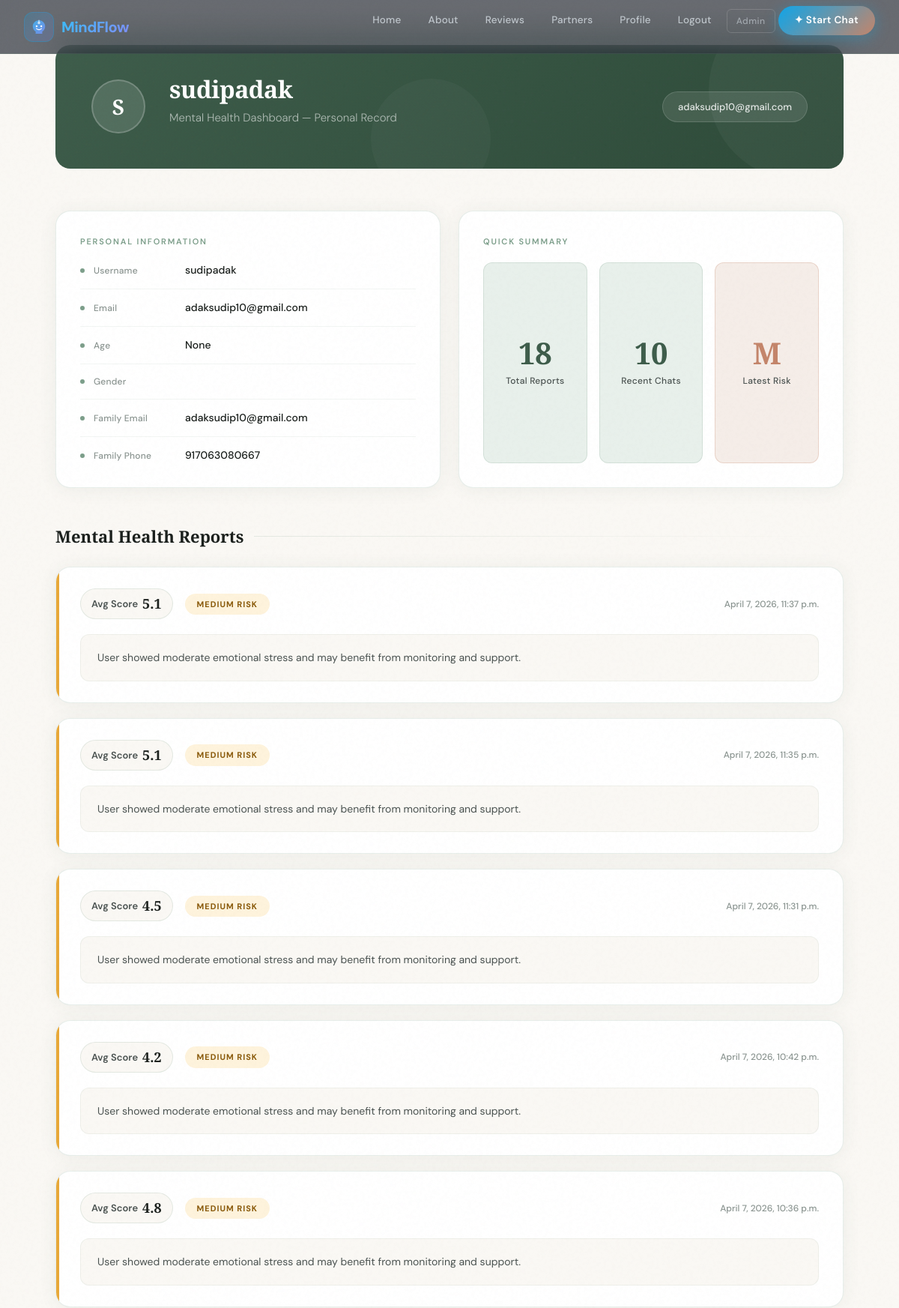
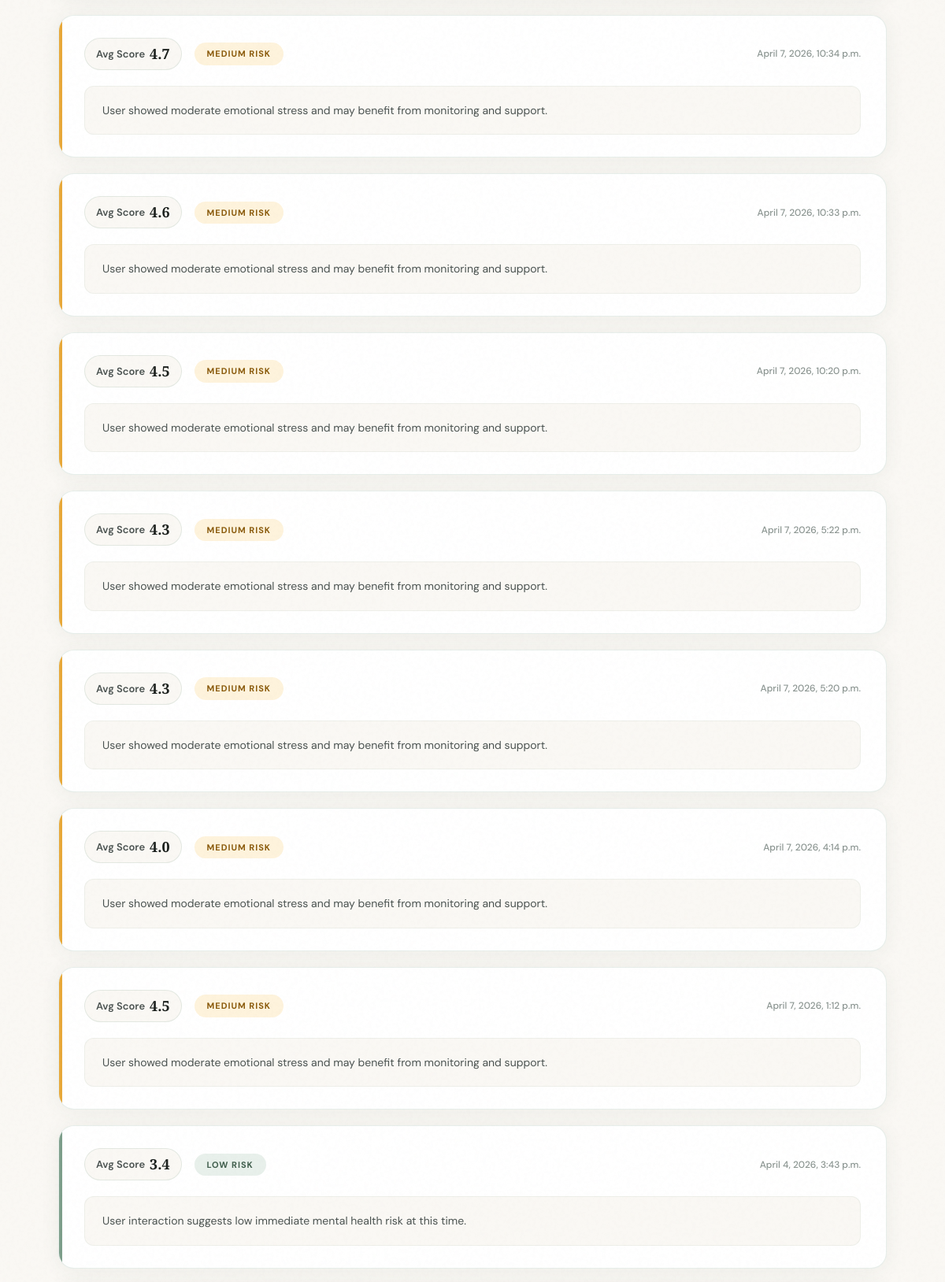
Screenshot of /profile/ (signed in, upper part) with the database file from the repository (2 pictures, top to bottom).
### chatbot/models.py (models this page shows, shortened)
class UserProfile(models.Model):
    user = models.OneToOneField(User, on_delete=models.CASCADE)
    age = models.IntegerField(null=True, blank=True)
    gender = models.CharField(max_length=10, blank=True)
    family_email = models.EmailField()
    family_phone = models.CharField(max_length=15)

class MentalHealthReport(models.Model):
    user = models.ForeignKey(User, on_delete=models.CASCADE)
    avg_score = models.FloatField()
    risk_level = models.CharField(max_length=20)
    summary = models.TextField()
    created_at = models.DateTimeField(auto_now_add=True)

### chatbot/views.py (the view)
# urls.py: path('profile/', views.profile_view, name='profile'),
def profile_view(request):
    if not request.user.is_authenticated:
        return redirect("login")
    profile, created = UserProfile.objects.get_or_create(
        user=request.user,
        defaults={
            "family_email": request.user.email or "",
            "family_phone": "",
            "gender": "",
            "carrier_gateway": "airtelmail.com",
        }
    )
    reports = MentalHealthReport.objects.filter(user=request.user).order_by("-created_at")
    chats   = ChatMessage.objects.filter(user=request.user).order_by("-created_at")[:10]
    return render(request, "profile.html", {
        "profile": profile,
        "reports": reports,
        "chats": chats
    })

### templates/profile.html (shortened to what this page needs)
{% extends "base.html" %}
{% block content %}
<div class="pw">
    <div class="pw-header">
        <div class="avatar">{{ request.user.username|first|upper }}</div>
        <div class="pw-header-text">
            <h1>{{ request.user.username }}</h1>
            <p>Mental Health Dashboard &mdash; Personal Record</p>
        </div>
        <div class="pw-header-badge">{{ request.user.email }}</div>
    </div>
    <div class="grid-2">
        <div class="card">
            <div class="card-label">Personal Information</div>
            <div class="info-grid">
                <div class="info-row">
                    <div class="info-dot"></div>
                    <div class="info-key">Username</div>
                    <div class="info-val">{{ request.user.username }}</div>
                </div>
                <div class="info-row">
                    <div class="info-dot"></div>
                    <div class="info-key">Email</div>
                    <div class="info-val">{{ request.user.email }}</div>
                </div>
                <div class="info-row">
                    <div class="info-dot"></div>
                    <div class="info-key">Age</div>
                    <div class="info-val">{{ profile.age }}</div>
                </div>
                <div class="info-row">
                    <div class="info-dot"></div>
                    <div class="info-key">Gender</div>
                </div>
                <div class="info-row">
                    <div class="info-dot"></div>
                    <div class="info-key">Family Email</div>
                    <div class="info-val">{{ profile.family_email }}</div>
                </div>
                <div class="info-row">
                    <div class="info-dot"></div>
                    <div class="info-key">Family Phone</div>
                    <div class="info-val">{{ profile.family_phone }}</div>
                </div>
            </div>
        </div>
        <div class="card">
            <div class="card-label">Quick Summary</div>
            <div class="stats-row">
                <div class="stat-block">
                    <div class="stat-num">{{ reports|length }}</div>
                    <div class="stat-label">Total Reports</div>
                </div>
                <div class="stat-block">
                    <div class="stat-num">{{ chats|length }}</div>
                    <div class="stat-label">Recent Chats</div>
                </div>
                <div class="stat-block risk-block">
                    {% if reports %}
                        <div class="stat-num">{{ reports.0.risk_level|slice:":1" }}</div>
                    {% else %}
                        <div class="stat-num">—</div>
                    {% endif %}
                    <div class="stat-label">Latest Risk</div>
                </div>
            </div>
        </div>
    </div>
    <div class="section-heading">
        <div class="section-heading-text">Mental Health Reports</div>
        <div class="section-heading-line"></div>
    </div>
    {% for report in reports %}
    <div class="report-card {% if report.risk_level == 'HIGH' %}high{% elif report.risk_level == 'MEDIUM' %}medium{% else %}low{% endif %}">
        <div class="report-top">
            <div class="score-chip">Avg Score <span>{{ report.avg_score|floatformat:1 }}</span></div>
            {% if report.risk_level == "HIGH" %}
                <span class="risk-badge risk-high">High Risk</span>
            {% elif report.risk_level == "MEDIUM" %}
                <span class="risk-badge risk-medium">Medium Risk</span>
            {% else %}
                <span class="risk-badge risk-low">Low Risk</span>
            {% endif %}
            <div class="report-date">{{ report.created_at }}</div>
        </div>
        <div class="report-body">{{ report.summary }}</div>
    </div>
    {% empty %}
    <div class="empty">
        <div class="empty-icon">📋</div>
        No reports generated yet.
    </div>
    {% endfor %}
</div>
{% endblock %}

### templates/base.html (shortened to what this page needs)
<!DOCTYPE html>
<html lang="en">
<head>
  <link href="https://cdn.jsdelivr.net/npm/bootstrap@5.3.2/dist/css/bootstrap.min.css" rel="stylesheet"/>
  <link href="https://unpkg.com/aos@2.3.4/dist/aos.css" rel="stylesheet"/>
  <link rel="stylesheet" href="https://cdn.jsdelivr.net/npm/swiper/swiper-bundle.min.css"/>
</head>
<body>
  <nav class="navbar" id="mainNavbar">
    <div class="navbar-inner">
      <a href="/" class="nav-logo">
        <div class="nav-logo-icon">
        </div>
        <span class="nav-logo-text">MindFlow</span>
      </a>
      <ul class="nav-links" id="navLinks">
        <li><a href="/">Home</a></li>
        <li><a href="/about/">About</a></li>
        <li><a href="/reviews/">Reviews</a></li>
        <li><a href="/partners/">Partners</a></li>
        {% if request.user.is_authenticated %}
        <li><a href="{% url 'profile' %}">Profile</a></li>
        <li><a href="{% url 'logout' %}">Logout</a></li>
        {% else %}
        <li><a href="{% url 'login' %}">Login</a></li>
        <li><a href="{% url 'register' %}">Register</a></li>
        {% endif %}
        <li><a href="/admin/" class="nav-admin">Admin</a></li>
        <li><a href="{% url 'chat_page' %}" class="nav-cta">✦ Start Chat</a></li>
      </ul>
    </div>
  </nav>
  {% block content %}{% endblock %}
</body>
</html>

### templates/base.html (style rules this page uses)
:root { --primary: #0ea5e9; --primary-dark: #0369a1; --accent: #818cf8; --accent2: #34d399; --deep: #050d1a; --surface: rgba(255,255,255,0.04); --surface-hover: rgba(255,255,255,0.08); --border: rgba(255,255,255,0.1); --text-primary: #f0f9ff; --text-secondary: rgba(240,249,255,0.65); --font: 'Poppins', sans-serif; --font-display: 'Playfair Display', serif; --radius: 16px; --radius-sm: 10px; --glow-primary: 0 0 40px rgba(14,165,233,0.25); --glow-accent: 0 0 40px rgba(129,140,248,0.2); }
*, *::before, *::after { box-sizing: border-box; margin: 0; padding: 0; }
html { scroll-behavior: smooth; }
body { font-family: var(--font); background: var(--deep); color: var(--text-primary); overflow-x: hidden; min-height: 100vh; }
body::after { content: ''; position: fixed; inset: 0; pointer-events: none; z-index: 9999; opacity: 0.5; }
.navbar { position: fixed; top: 0; left: 0; right: 0; z-index: 1000; padding: 0 2rem; height: 72px; display: flex; align-items: center; background: rgba(5, 13, 26, 0.6); backdrop-filter: blur(24px) saturate(180%); -webkit-backdrop-filter: blur(24px) saturate(180%); border-bottom: 1px solid var(--border); transition: all 0.4s ease; }
.navbar-inner { width: 100%; max-width: 1280px; margin: 0 auto; display: flex; align-items: center; justify-content: space-between; }
.nav-logo { display: flex; align-items: center; gap: 10px; text-decoration: none; }
.nav-logo-icon { width: 40px; height: 40px; border-radius: 12px; background: linear-gradient(135deg, rgba(14,165,233,0.2), rgba(129,140,248,0.2)); border: 1px solid rgba(14,165,233,0.3); display: flex; align-items: center; justify-content: center; font-size: 20px; }
.nav-logo-text { font-size: 20px; font-weight: 800; background: linear-gradient(135deg, #38bdf8, #818cf8); -webkit-background-clip: text; -webkit-text-fill-color: transparent; background-clip: text; letter-spacing: -0.5px; }
.nav-links { display: flex; align-items: center; gap: 4px; list-style: none; }
.nav-links a { display: inline-block; padding: 8px 16px; font-size: 13.5px; font-weight: 500; color: var(--text-secondary); text-decoration: none; border-radius: 8px; transition: all 0.25s ease; letter-spacing: 0.2px; position: relative; }
.nav-links a::after { content: ''; position: absolute; bottom: 4px; left: 50%; transform: translateX(-50%); width: 0; height: 2px; background: linear-gradient(90deg, var(--primary), var(--accent)); border-radius: 2px; transition: width 0.3s ease; }
.nav-admin { font-size: 12px !important; padding: 6px 12px !important; border: 1px solid rgba(255,255,255,0.15) !important; border-radius: 6px !important; color: rgba(240,249,255,0.45) !important; letter-spacing: 0.5px !important; }
.nav-admin::after { display: none !important; }
.nav-cta { padding: 9px 22px !important; background: linear-gradient(135deg, var(--primary), var(--accent)) !important; color: white !important; border-radius: 50px !important; font-weight: 600 !important; letter-spacing: 0.3px !important; box-shadow: 0 4px 20px rgba(14,165,233,0.35); transition: all 0.3s ease !important; }
.nav-cta::after { display: none !important; }

### rows the page displays
UserProfile: age "None", family_email "adaksudip10@gmail.com", family_phone "917063080667"
MentalHealthReport: risk_level "M", avg_score "5.1", shows "MEDIUM RISK", created_at "April 7, 2026, 11:37 p.m.", summary "User showed moderate emotional stress and may benefit from monitoring and support."
MentalHealthReport: avg_score "5.1", risk_level "MEDIUM RISK", created_at "April 7, 2026, 11:35 p.m.", summary "User showed moderate emotional stress and may benefit from monitoring and support."
MentalHealthReport: avg_score "4.5", risk_level "MEDIUM RISK", created_at "April 7, 2026, 11:31 p.m.", summary "User showed moderate emotional stress and may benefit from monitoring and support."
MentalHealthReport: avg_score "4.2", risk_level "MEDIUM RISK", created_at "April 7, 2026, 10:42 p.m.", summary "User showed moderate emotional stress and may benefit from monitoring and support."
MentalHealthReport: avg_score "4.8", risk_level "MEDIUM RISK", created_at "April 7, 2026, 10:36 p.m.", summary "User showed moderate emotional stress and may benefit from monitoring and support."
MentalHealthReport: avg_score "4.7", risk_level "MEDIUM RISK", created_at "April 7, 2026, 10:34 p.m.", summary "User showed moderate emotional stress and may benefit from monitoring and support."
MentalHealthReport: avg_score "4.6", risk_level "MEDIUM RISK", created_at "April 7, 2026, 10:33 p.m.", summary "User showed moderate emotional stress and may benefit from monitoring and support."
MentalHealthReport: avg_score "4.5", risk_level "MEDIUM RISK", created_at "April 7, 2026, 10:20 p.m.", summary "User showed moderate emotional stress and may benefit from monitoring and support."
MentalHealthReport: avg_score "4.3", risk_level "MEDIUM RISK", created_at "April 7, 2026, 5:22 p.m.", summary "User showed moderate emotional stress and may benefit from monitoring and support."
MentalHealthReport: avg_score "4.3", risk_level "MEDIUM RISK", created_at "April 7, 2026, 5:20 p.m.", summary "User showed moderate emotional stress and may benefit from monitoring and support."
MentalHealthReport: avg_score "4.0", risk_level "MEDIUM RISK", created_at "April 7, 2026, 4:14 p.m.", summary "User showed moderate emotional stress and may benefit from monitoring and support."
MentalHealthReport: avg_score "4.5", risk_level "MEDIUM RISK", created_at "April 7, 2026, 1:12 p.m.", summary "User showed moderate emotional stress and may benefit from monitoring and support."
MentalHealthReport: avg_score "3.4", risk_level "LOW RISK", created_at "April 4, 2026, 3:43 p.m.", summary "User interaction suggests low immediate mental health risk at this time."

### other values shown
{{ request.user.username|first|upper }} "S"
{{ request.user.username }} "sudipadak"
{{ request.user.email }} "adaksudip10@gmail.com"
{{ reports|length }} "18"
{{ chats|length }} "10"
